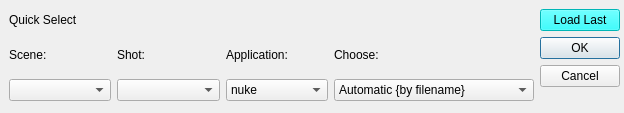
<?xml version="1.0" encoding="UTF-8"?>
<ui version="4.0">
 <class>Dialog</class>
 <widget class="QDialog" name="Dialog">
  <property name="geometry">
   <rect>
    <x>0</x>
    <y>0</y>
    <width>624</width>
    <height>113</height>
   </rect>
  </property>
  <property name="minimumSize">
   <size>
    <width>624</width>
    <height>113</height>
   </size>
  </property>
  <property name="windowTitle">
   <string>Dialog</string>
  </property>
  <widget class="QWidget" name="gridLayoutWidget">
   <property name="geometry">
    <rect>
     <x>9</x>
     <y>9</y>
     <width>611</width>
     <height>101</height>
    </rect>
   </property>
   <layout class="QGridLayout" name="gridLayout">
    <item row="1" column="1">
     <layout class="QVBoxLayout" name="shot_vLay">
      <item>
       <widget class="QLabel" name="shot_l">
        <property name="sizePolicy">
         <sizepolicy hsizetype="Preferred" vsizetype="Fixed">
          <horstretch>0</horstretch>
          <verstretch>0</verstretch>
         </sizepolicy>
        </property>
        <property name="maximumSize">
         <size>
          <width>16777215</width>
          <height>20</height>
         </size>
        </property>
        <property name="text">
         <string>Shot:</string>
        </property>
       </widget>
      </item>
      <item>
       <widget class="QComboBox" name="shot_cb"/>
      </item>
     </layout>
    </item>
    <item row="1" column="2">
     <layout class="QVBoxLayout" name="applications_vLay">
      <item>
       <widget class="QLabel" name="applications_l">
        <property name="sizePolicy">
         <sizepolicy hsizetype="Preferred" vsizetype="Fixed">
          <horstretch>0</horstretch>
          <verstretch>0</verstretch>
         </sizepolicy>
        </property>
        <property name="maximumSize">
         <size>
          <width>16777215</width>
          <height>20</height>
         </size>
        </property>
        <property name="text">
         <string>Application:</string>
        </property>
       </widget>
      </item>
      <item>
       <widget class="QComboBox" name="applications_cb">
        <property name="minimumSize">
         <size>
          <width>100</width>
          <height>0</height>
         </size>
        </property>
        <property name="currentIndex">
         <number>0</number>
        </property>
        <item>
         <property name="text">
          <string>nuke</string>
         </property>
        </item>
        <item>
         <property name="text">
          <string>maya</string>
         </property>
        </item>
        <item>
         <property name="text">
          <string>houdini</string>
         </property>
        </item>
       </widget>
      </item>
     </layout>
    </item>
    <item row="1" column="3">
     <layout class="QVBoxLayout" name="choose_vLay">
      <item>
       <widget class="QLabel" name="choose_l">
        <property name="sizePolicy">
         <sizepolicy hsizetype="Preferred" vsizetype="Fixed">
          <horstretch>0</horstretch>
          <verstretch>0</verstretch>
         </sizepolicy>
        </property>
        <property name="maximumSize">
         <size>
          <width>16777215</width>
          <height>20</height>
         </size>
        </property>
        <property name="text">
         <string>Choose:</string>
        </property>
       </widget>
      </item>
      <item>
       <widget class="QComboBox" name="choose_cb">
        <property name="minimumSize">
         <size>
          <width>200</width>
          <height>0</height>
         </size>
        </property>
        <property name="currentIndex">
         <number>0</number>
        </property>
        <item>
         <property name="text">
          <string>Automatic {by filename}</string>
         </property>
        </item>
        <item>
         <property name="text">
          <string>Automatic {by date}</string>
         </property>
        </item>
        <item>
         <property name="text">
          <string>Manual {let me choose}</string>
         </property>
        </item>
       </widget>
      </item>
     </layout>
    </item>
    <item row="1" column="0">
     <layout class="QVBoxLayout" name="scene_vLay">
      <item>
       <widget class="QLabel" name="scene_l">
        <property name="sizePolicy">
         <sizepolicy hsizetype="Preferred" vsizetype="Fixed">
          <horstretch>0</horstretch>
          <verstretch>0</verstretch>
         </sizepolicy>
        </property>
        <property name="minimumSize">
         <size>
          <width>100</width>
          <height>0</height>
         </size>
        </property>
        <property name="maximumSize">
         <size>
          <width>16777215</width>
          <height>20</height>
         </size>
        </property>
        <property name="text">
         <string>Scene:</string>
        </property>
       </widget>
      </item>
      <item>
       <widget class="QComboBox" name="scene_cb"/>
      </item>
     </layout>
    </item>
    <item row="0" column="0">
     <widget class="QLabel" name="quickSelect_l">
      <property name="text">
       <string>Quick Select</string>
      </property>
     </widget>
    </item>
    <item row="1" column="4">
     <widget class="QDialogButtonBox" name="bb">
      <property name="orientation">
       <enum>Qt::Vertical</enum>
      </property>
      <property name="standardButtons">
       <set>QDialogButtonBox::Cancel|QDialogButtonBox::Ok</set>
      </property>
     </widget>
    </item>
    <item row="0" column="4">
     <widget class="QPushButton" name="loadLast_pb">
      <property name="styleSheet">
       <string notr="true">background-color: cyan;</string>
      </property>
      <property name="text">
       <string>Load Last</string>
      </property>
     </widget>
    </item>
   </layout>
  </widget>
 </widget>
 <resources/>
 <connections>
  <connection>
   <sender>bb</sender>
   <signal>rejected()</signal>
   <receiver>Dialog</receiver>
   <slot>reject()</slot>
   <hints>
    <hint type="sourcelabel">
     <x>316</x>
     <y>260</y>
    </hint>
    <hint type="destinationlabel">
     <x>286</x>
     <y>274</y>
    </hint>
   </hints>
  </connection>
  <connection>
   <sender>bb</sender>
   <signal>accepted()</signal>
   <receiver>Dialog</receiver>
   <slot>accept()</slot>
   <hints>
    <hint type="sourcelabel">
     <x>248</x>
     <y>254</y>
    </hint>
    <hint type="destinationlabel">
     <x>157</x>
     <y>274</y>
    </hint>
   </hints>
  </connection>
 </connections>
</ui>
